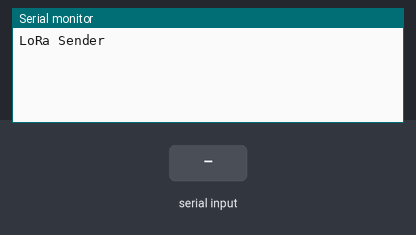
A sketch run on a simulated Arduino Uno, built with avr-gcc and run on an emulated ATmega328P. Shown: the last lines printed to the serial monitor. The inputs (shaded band) are chosen by the test bench. No radio packets arrive unless stated.

Above: at 1.2 s.
1.3 s: "1" received over Serial
At 3.4 s:
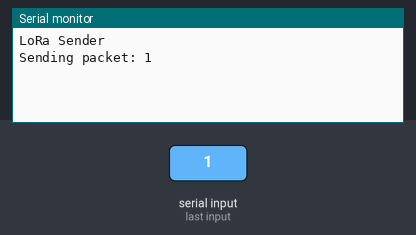
3.8 s: "0" received over Serial
At 5.2 s:
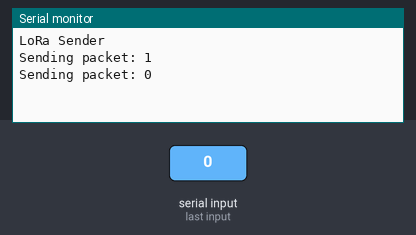
5.3 s: "2" received over Serial
At 7.6 s:
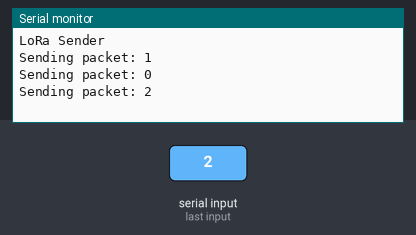

Measured:
- after the input at 1.3 s, the serial monitor: prints a new line after 1.0 s (image 1)
- after the input at 3.8 s, the serial monitor: prints a new line after 1.0 s (image 2)
- after the input at 5.3 s, the serial monitor: prints a new line after 1.0 s (image 3)

The sketch:

RaspberryPi_Lora_Sender.ino
```cpp
//LORA code for Transmitting Side
#include <SPI.h>
#include <LoRa.h>
void setup() {

  Serial.begin(9600);
  while (!Serial);
  Serial.println("LoRa Sender");

  if (!LoRa.begin(433E6)) {
    Serial.println("Starting LoRa failed!");
    while (1);
  }
  LoRa.setTxPower(20);
}

void loop() {
  if (Serial.available() > 0) {
    String data = Serial.readString();
    data.trim();
    Serial.print("Sending packet: ");
    Serial.println(data);

    // send packet
    LoRa.beginPacket();
    LoRa.print(data);
    LoRa.endPacket();
  }
}
```
